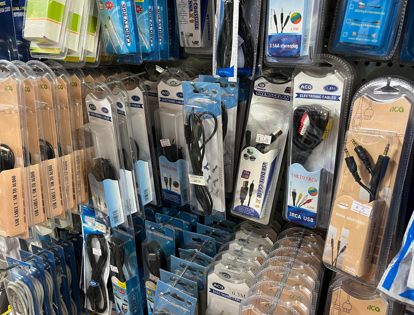
#> input picture resources/Capture.PNG, 414 x 315 px, given in place of side_hearts2.jpg, which was not available
$ python inventory_stocktaker.py
#> lines starting #> are read from the running program, lines starting #| are printed output that depends on the picture; after the words box and inside, x2 and y2 are one past the last pixel; in counts of white or black regions, pixels touching at a corner belong together; pictures that were not available may be replaced by others from this repository, and a replacement may not be noted
### src/file.py
# Imports needed for this program to run.
import cv2 as cv

# Global input file paths to set.
LOCAL_PATH = "/csse/users/yyu69/Desktop/COSC428/Project-april21/Computer-Vision-Inventory-Stocktaker/resources/"
INPUT_IMAGE_PATH = 'side_hearts2'

# Global output file paths to set.
OUTPUT_FILE_PATH = 'src/output.txt'

# Global window size to set
WINDOW_RATIO = 0.6


def read_image(image_to_read):
    # Check number of arguments
    if len(image_to_read) < 1:
        print ('Not enough parameters')
        print ('Usage:\nmorph_lines_detection.py < path_to_image >')
        return -1

    # Load the image
    src = cv.imread(image_to_read + ".jpg", cv.IMREAD_COLOR)
#> src is the input picture: shape (315, 414, 3); mean B, G, R 106.5, 110.6, 110.4

    # Check if image is loaded fine
    if src is None:
        print ('Error opening image: ' + image_to_read)
        return -1

    # Scale the image down to 70% to fit on the monitor better.
    src = cv.resize(src, (int(src.shape[1] * WINDOW_RATIO), int(src.shape[0] * WINDOW_RATIO)))
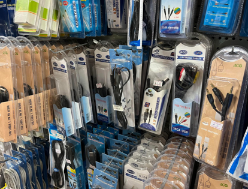
#> src: shape (189, 248, 3); mean B, G, R 106.4, 110.5, 110.3

    return src


def save_image(image, file_name):
    print(LOCAL_PATH + str(file_name))
    cv.imwrite(LOCAL_PATH + str(file_name) + ".jpg", image)


# [15 lines left out: function output_results, not called in this run]

### src/contours.py
# Imports needed for this program to run.
import cv2
import numpy as np
from file import *


def extract_contours(image):
    # Create a dark image for drawing line detections on and later line refine.
    contour_dark = np.zeros(image.shape)
    cv2.imshow("DEBUG",contour_dark)

    gray = cv2.cvtColor(image, cv2.COLOR_BGR2GRAY)
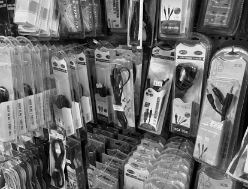
#> gray: shape (189, 248); min 0, max 252, mean 110
    thresh = cv2.threshold(gray, 120, 255, cv2.THRESH_BINARY_INV)[1]
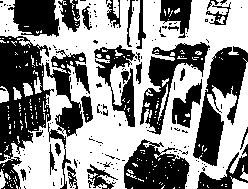
#> thresh: shape (189, 248); 55% white; 182 black regions (153 under 20 px)

    cnts = cv2.findContours(thresh, cv2.RETR_EXTERNAL, cv2.CHAIN_APPROX_SIMPLE)
#> cnts = 161 contours, 152 with area under 20; largest, box (x1, y1, x2, y2) and area: (0, 0, 248, 189) 30506, (230, 176, 248, 189) 110, (0, 86, 9, 103) 88, (23, 83, 33, 97) 78, (113, 0, 119, 18) 66
    cnts = cnts[0] if len(cnts) == 2 else cnts[1]

    for c in cnts:
        cv2.drawContours(image, [c], -1, (36, 255, 12), 3)
        cv2.drawContours(contour_dark, [c], -1, (36, 255, 12), 3)
#> this loop made 161 passes
#> c on passes 1 to 3: [[108, 188]], [[4, 188]], [[179, 187]]
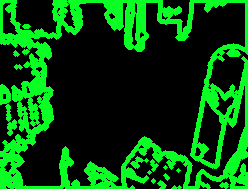
#> contour_dark: shape (189, 248, 3) float64; mean B, G, R 10.7, 76.1, 3.6
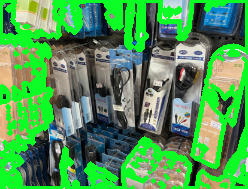
#> image: shape (189, 248, 3); mean B, G, R 84.8, 153, 79.7

    return thresh, image,contour_dark

### src/window.py
# window.py


# Imports needed for this program to run.
import cv2 as cv

# Global hough normal settings to set.
CANNY_THRESHOLD2 = 200
HOUGH_THRESHOLD = 240


# [18 lines left out: functions nothing, display_hough_window, get_tracker_values, not called in this run]


def show_wait_destroy(window_name, img):
    cv.imshow(window_name, img)
    cv.moveWindow(window_name, 500, 0)
    cv.waitKey(0)
    cv.destroyWindow(window_name)

### src/hough_line.py
# hough_line.py

import cv2
import numpy as np


# [50 lines left out: functions nothing, houghP, not called in this run]


def houghNormal(img_original):
    gray = cv2.cvtColor(img_original, cv2.COLOR_BGR2GRAY)

    cv2.namedWindow('Hough Line Transform')
    cv2.createTrackbar('CannyThreshold1', 'Hough Line Transform', 0, 1200, nothing)
    cv2.createTrackbar('CannyThreshold2', 'Hough Line Transform', 0, 1200, nothing)
    cv2.createTrackbar("HoughThreshold", 'Hough Line Transform', 0, 1200, nothing)

    while True:
        houghThreshold = cv2.getTrackbarPos('HoughThreshold', 'Hough Line Transform')
        cannyThreshold1 = cv2.getTrackbarPos('CannyThreshold1', 'Hough Line Transform')
        cannyThreshold2 = cv2.getTrackbarPos('CannyThreshold2', 'Hough Line Transform')

        # Create a new copy of the original image for drawing on later.
        img = img_original.copy()
        # Create a dark image for drawing line detections on and later line refine.
        dark = np.zeros(img.shape)
        # Use the Canny Edge Detector to find some edges.
        edges = cv2.Canny(gray, cannyThreshold1, cannyThreshold2)
        # Attempt to detect straight lines in the edge detected image.
        lines = cv2.HoughLines(edges, 1, np.pi / 180, houghThreshold)

        # For each line that was detected, draw it on the img.
        if lines is not None:
            for line in lines:
                for rho, theta in line:
                    if (np.radians(0) <= theta <= np.radians(4)) or \
                        (np.radians(356) <= theta <= np.radians(360)) or \
                        (theta >= np.radians(176) and theta <= np.radians(184)):
                        a = np.cos(theta)
                        b = np.sin(theta)
                        x0 = a * rho
                        y0 = b * rho
                        x1 = int(x0 + 1000 * (-b))
                        y1 = int(y0 + 1000 * (a))
                        x2 = int(x0 - 1000 * (-b))
                        y2 = int(y0 - 1000 * (a))
                        cv2.line(dark, (x1, y1), (x2, y2), (0, 255, 0), 2)
                        cv2.line(img, (x1, y1), (x2, y2), (0, 0, 255), 2)

        # Create a combined image of Hough Line Transform result and the Canny Line Detector result.
        combined = np.concatenate((img, cv2.cvtColor(edges, cv2.COLOR_GRAY2BGR)), axis=1)

        cv2.imshow('Hough Line Transform', combined)

        if cv2.waitKey(1000) & 0xFF == ord('q'):
            cv2.destroyAllWindows()
            break

    return dark

### src/inventory_stocktaker.py
# inventory_stocktaker.py
# potentially refine by using contours and ignoring curves
# find hough lines
# potentially refine
# make thicker
# potentially refine
# count hough lines

# Imports needed for this program to run.
import cv2 as cv
import numpy
from window import *
from file import *
from hough_line import *
from contours import *
from counter import *

def main():
    results = {}

    # [load_image]
    global SOURCE_IMAGE
    SOURCE_IMAGE = read_image(LOCAL_PATH + INPUT_IMAGE_PATH)
    show_wait_destroy("SOURCE_IMAGE", SOURCE_IMAGE)

    # [contours]
    contour = extract_contours(SOURCE_IMAGE)
    show_wait_destroy("contour", contour[1])
    show_wait_destroy("contour_dark", contour[2])
#> call 3 of show_wait_destroy, with window_name = 'contour_dark'
#> in show_wait_destroy (call 3), `cv.imshow(window_name, img)`:
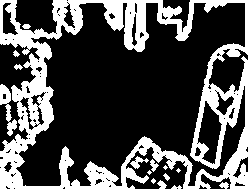
#> window 'contour_dark': shape (189, 248, 3); 29.8% white; 15 white regions (4 under 20 px), largest, box (x1, y1, x2, y2) and area: (0, 0, 248, 189) 13187, (0, 84, 17, 136) 343, (130, 156, 149, 169) 97

    # [hough lines]
    dark = houghNormal(contour)
    show_wait_destroy("dark", dark)


if __name__ == "__main__":
#> (the run stopped early here; a loop or call above may not have finished)
